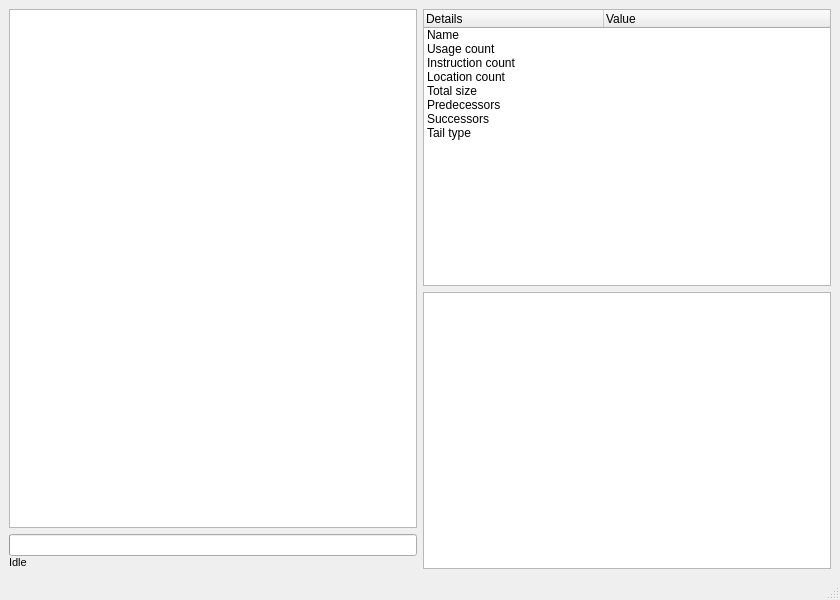
<?xml version="1.0" encoding="UTF-8"?>
<ui version="4.0">
 <class>MainWindow</class>
 <widget class="QMainWindow" name="MainWindow">
  <property name="geometry">
   <rect>
    <x>0</x>
    <y>0</y>
    <width>840</width>
    <height>600</height>
   </rect>
  </property>
  <property name="windowTitle">
   <string>MainWindow</string>
  </property>
  <widget class="QWidget" name="centralwidget">
   <layout class="QHBoxLayout" name="horizontalLayout_3">
    <item>
     <layout class="QVBoxLayout" name="leftLayout">
      <item>
       <widget class="QListWidget" name="BlockView"/>
      </item>
      <item>
       <layout class="QVBoxLayout" name="progressLayout">
        <property name="spacing">
         <number>0</number>
        </property>
        <property name="sizeConstraint">
         <enum>QLayout::SizeConstraint::SetDefaultConstraint</enum>
        </property>
        <item>
         <widget class="QProgressBar" name="ProgressBar"/>
        </item>
        <item>
         <widget class="QLabel" name="ProgressText">
          <property name="font">
           <font>
            <pointsize>8</pointsize>
           </font>
          </property>
          <property name="text">
           <string>Idle</string>
          </property>
         </widget>
        </item>
       </layout>
      </item>
     </layout>
    </item>
    <item>
     <layout class="QVBoxLayout" name="rightLayout">
      <item>
       <widget class="QTreeWidget" name="DetailsView">
        <property name="enabled">
         <bool>true</bool>
        </property>
        <property name="mouseTracking">
         <bool>false</bool>
        </property>
        <property name="focusPolicy">
         <enum>Qt::FocusPolicy::NoFocus</enum>
        </property>
        <property name="showDropIndicator" stdset="0">
         <bool>false</bool>
        </property>
        <property name="indentation">
         <number>20</number>
        </property>
        <property name="rootIsDecorated">
         <bool>false</bool>
        </property>
        <property name="uniformRowHeights">
         <bool>false</bool>
        </property>
        <property name="wordWrap">
         <bool>false</bool>
        </property>
        <property name="expandsOnDoubleClick">
         <bool>true</bool>
        </property>
        <attribute name="headerMinimumSectionSize">
         <number>49</number>
        </attribute>
        <attribute name="headerDefaultSectionSize">
         <number>180</number>
        </attribute>
        <attribute name="headerStretchLastSection">
         <bool>true</bool>
        </attribute>
        <column>
         <property name="text">
          <string>Details</string>
         </property>
        </column>
        <column>
         <property name="text">
          <string>Value</string>
         </property>
        </column>
        <item>
         <property name="text">
          <string>Name</string>
         </property>
        </item>
        <item>
         <property name="text">
          <string>Usage count</string>
         </property>
        </item>
        <item>
         <property name="text">
          <string>Instruction count</string>
         </property>
        </item>
        <item>
         <property name="text">
          <string>Location count</string>
         </property>
        </item>
        <item>
         <property name="text">
          <string>Total size</string>
         </property>
        </item>
        <item>
         <property name="text">
          <string>Predecessors</string>
         </property>
        </item>
        <item>
         <property name="text">
          <string>Successors</string>
         </property>
        </item>
        <item>
         <property name="text">
          <string>Tail type</string>
         </property>
        </item>
       </widget>
      </item>
      <item>
       <widget class="QListView" name="TraceView">
        <property name="styleSheet">
         <string notr="true">QListWidget::item {
    height: 15px;
}</string>
        </property>
        <property name="batchSize">
         <number>50</number>
        </property>
       </widget>
      </item>
     </layout>
    </item>
   </layout>
  </widget>
  <widget class="QMenuBar" name="menubar">
   <property name="geometry">
    <rect>
     <x>0</x>
     <y>0</y>
     <width>840</width>
     <height>30</height>
    </rect>
   </property>
  </widget>
  <widget class="QStatusBar" name="statusbar"/>
 </widget>
 <resources/>
 <connections/>
</ui>
